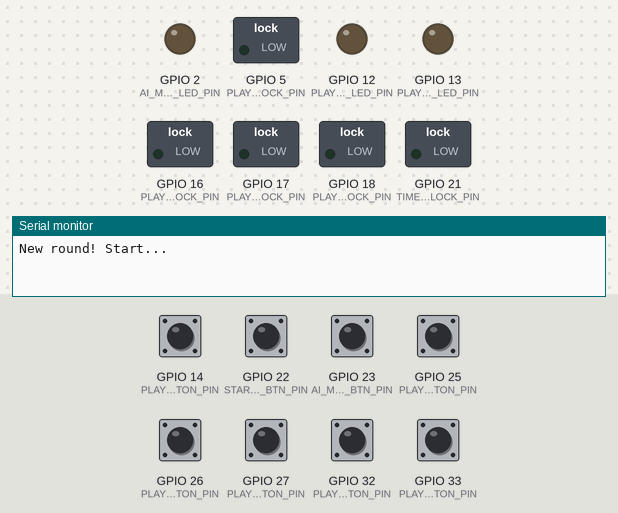
A sketch run on a simulated ESP32. On the bench: switched loads named in the sketch (green lamp = pin HIGH), output pins drawn as LEDs (lit = HIGH), the last lines printed to the serial monitor. The inputs (shaded band) are chosen by the test bench; at power-on: GPIO 14 (PLAYER2_PAPER_BUTTON_PIN), GPIO 22 (START_RESET_BTN_PIN), GPIO 23 (AI_MODE_BTN_PIN), GPIO 25 (PLAYER1_SCISSORS_BUTTON_PIN), GPIO 26 (PLAYER2_ROCK_BUTTON_PIN), GPIO 27 (PLAYER2_SCISSORS_BUTTON_PIN), GPIO 32 (PLAYER1_ROCK_BUTTON_PIN), GPIO 33 (PLAYER1_PAPER_BUTTON_PIN) HIGH. Random numbers use the default seed unless the sketch sets one; pins used as bus, display or sensor lines are not drawn.

Above: at 1.2 s.
1.3 s: GPIO 22 (START_RESET_BTN_PIN) pulled LOW for 0.15 s
At 2.5 s:
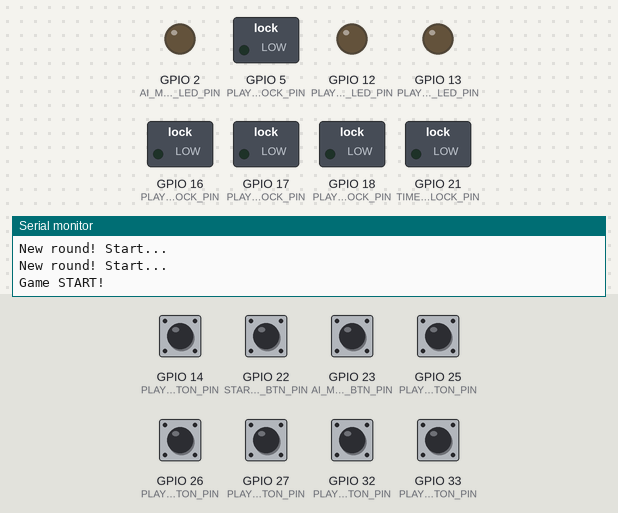
2.9 s: GPIO 23 (AI_MODE_BTN_PIN) pulled LOW for 0.15 s
At 3.3 s:
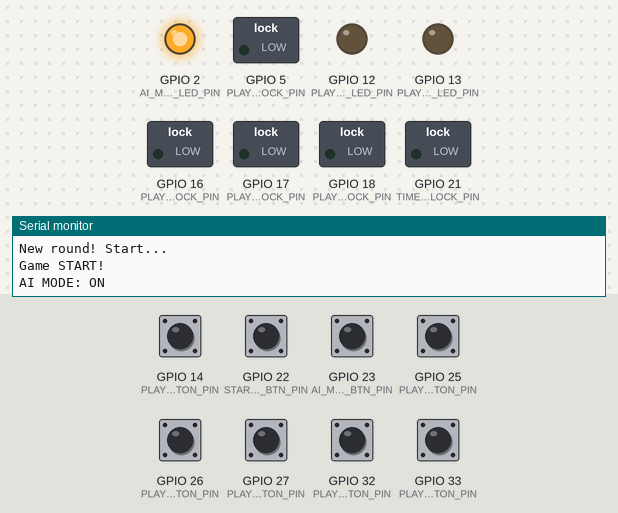
4.5 s: GPIO 22 (START_RESET_BTN_PIN) pulled LOW for 1 s
At 4.9 s:
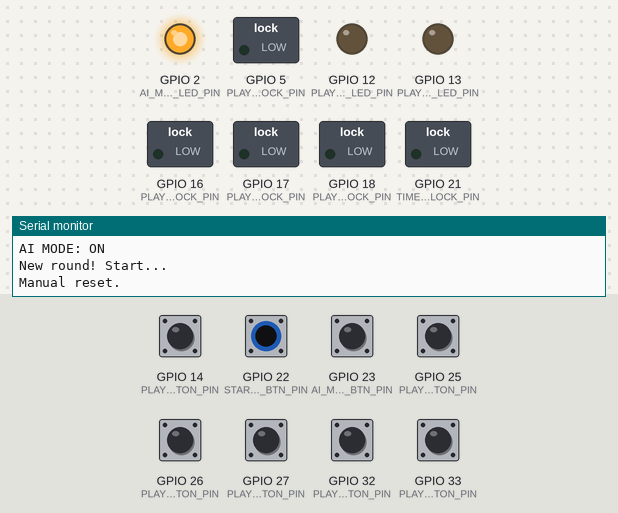
7.0 s: GPIO 23 (AI_MODE_BTN_PIN) pulled LOW for 1 s
At 7.7 s:
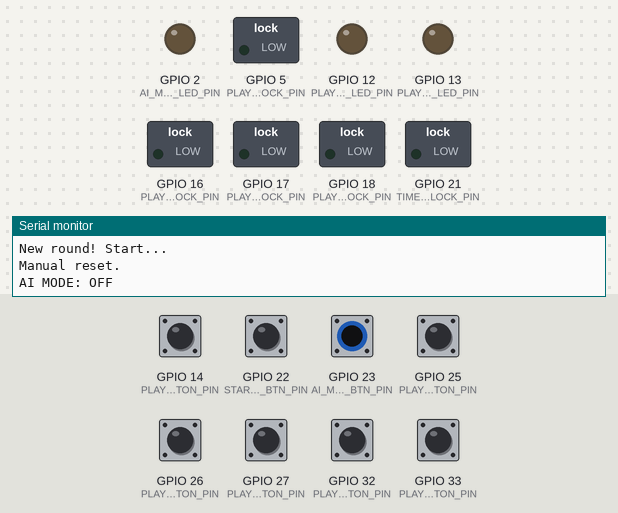
Timing chart, 0 to 10.0 s (numbered marks = the images above; inputs shaded):
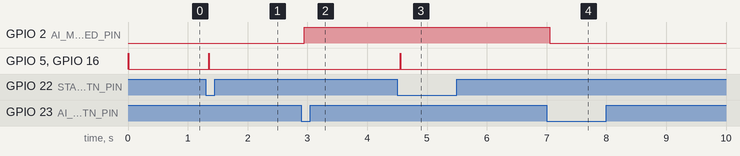

Measured:
- after the input at 1.3 s, GPIO 5 (PLAYER2_SCORE_RESET_CLOCK_PIN), GPIO 16 (PLAYER1_SCORE_RESET_CLOCK_PIN): LOW → HIGH after 0.05 s, → LOW 0.01 s later
- after the input at 2.9 s, GPIO 2 (AI_MODE_LED_PIN): LOW → HIGH after 0.05 s
- after the input at 4.5 s, GPIO 5 (PLAYER2_SCORE_RESET_CLOCK_PIN), GPIO 16 (PLAYER1_SCORE_RESET_CLOCK_PIN): LOW → HIGH after 0.05 s, → LOW 0.01 s later
- after the input at 7.0 s, GPIO 2 (AI_MODE_LED_PIN): HIGH → LOW after 0.05 s

The sketch:

RockPaperScissors_ESP32.ino
```cpp
#define TIME_CLOCK_PIN 21
#define TIME_RESET_CLOCK_PIN 19

#define PLAYER1_ROCK_BUTTON_PIN 32
#define PLAYER1_PAPER_BUTTON_PIN 33
#define PLAYER1_SCISSORS_BUTTON_PIN 25
#define PLAYER1_SCORE_CLOCK_PIN 17
#define PLAYER1_SCORE_RESET_CLOCK_PIN 16
#define PLAYER1_WIN_LED_PIN 12

#define PLAYER2_ROCK_BUTTON_PIN 26
#define PLAYER2_PAPER_BUTTON_PIN 14
#define PLAYER2_SCISSORS_BUTTON_PIN 27
#define PLAYER2_SCORE_CLOCK_PIN 18
#define PLAYER2_SCORE_RESET_CLOCK_PIN 5
#define PLAYER2_WIN_LED_PIN 13

#define START_RESET_BTN_PIN 22
#define AI_MODE_BTN_PIN 23
#define AI_MODE_LED_PIN 2

const int WINNING_SCORE = 5;

enum Move { NONE, ROCK, PAPER, SCISSORS };

Move p1Move = Move::NONE;
Move p2Move = Move::NONE;

int timeLeft = 10;
unsigned long lastTickTime = 0;

bool gameRunning = false;
bool aiMode = false;
int p1Score = 0;
int p2Score = 0;

void sendPulse(int pin) {
  digitalWrite(pin, HIGH);
  delay(10);
  digitalWrite(pin, LOW);
}

void displayTime(int count) {
  digitalWrite(TIME_RESET_CLOCK_PIN, HIGH);
  delayMicroseconds(10);
  digitalWrite(TIME_RESET_CLOCK_PIN, LOW);
  delayMicroseconds(10);

  for (int i = 0; i < count; i++) {
    digitalWrite(TIME_CLOCK_PIN, HIGH);
    delayMicroseconds(10);
    digitalWrite(TIME_CLOCK_PIN, LOW);
    delayMicroseconds(10);
  }
}

void resetRound() {
  p1Move = Move::NONE;
  p2Move = Move::NONE;
  timeLeft = 10;
  displayTime(0);
  lastTickTime = millis();
  Serial.println("New round! Start...");
}

void resetGame() {
  digitalWrite(PLAYER1_SCORE_RESET_CLOCK_PIN, HIGH);
  digitalWrite(PLAYER2_SCORE_RESET_CLOCK_PIN, HIGH);
  delay(10);
  digitalWrite(PLAYER1_SCORE_RESET_CLOCK_PIN, LOW);
  digitalWrite(PLAYER2_SCORE_RESET_CLOCK_PIN, LOW);

  p1Score = 0;
  p2Score = 0;

  resetRound();
}

void celebrateRoundWinner(int ledPin) {
  for(int i = 0; i < 10; i++) {
    digitalWrite(ledPin, HIGH);
    delay(100);
    digitalWrite(ledPin, LOW);
    delay(100);
  }
}

void celebrateMatchWinner(int ledPin) {
  Serial.println("MATCH OVER!");
  for(int i = 0; i < 25; i++) {
    digitalWrite(ledPin, HIGH);
    delay(100);
    digitalWrite(ledPin, LOW);
    delay(100);
  }
}

void checkButtons() {
  if (digitalRead(PLAYER1_ROCK_BUTTON_PIN) == LOW) p1Move = Move::ROCK;
  if (digitalRead(PLAYER1_PAPER_BUTTON_PIN) == LOW) p1Move = Move::PAPER;
  if (digitalRead(PLAYER1_SCISSORS_BUTTON_PIN) == LOW) p1Move = Move::SCISSORS;

  if (!aiMode) {
    if (digitalRead(PLAYER2_ROCK_BUTTON_PIN) == LOW) p2Move = Move::ROCK;
    if (digitalRead(PLAYER2_PAPER_BUTTON_PIN) == LOW) p2Move = Move::PAPER;
    if (digitalRead(PLAYER2_SCISSORS_BUTTON_PIN) == LOW) p2Move = Move::SCISSORS;
  }
}

void determineWinner() {
  if (aiMode) {
    p2Move = static_cast<Move>(random(1, 4));
    Serial.print("Computer: ");
    Serial.println(p2Move);
  }

  if (p1Move == Move::NONE && p2Move == Move::NONE) return;

  if (p1Move == p2Move) {
    Serial.println("Draw!");
    digitalWrite(PLAYER1_WIN_LED_PIN, HIGH);
    digitalWrite(PLAYER2_WIN_LED_PIN, HIGH);
    delay(500);
    digitalWrite(PLAYER1_WIN_LED_PIN, LOW);
    digitalWrite(PLAYER2_WIN_LED_PIN, LOW);
  }
  else if ((p1Move == Move::ROCK && p2Move == Move::SCISSORS) ||
           (p1Move == Move::PAPER && p2Move == Move::ROCK) ||
           (p1Move == Move::SCISSORS && p2Move == Move::PAPER)) {

    p1Score++;
    Serial.print("P1 Point! Score: ");
    Serial.print(p1Score);
    Serial.print(":");
    Serial.println(p2Score);
    sendPulse(PLAYER1_SCORE_CLOCK_PIN);

    if (p1Score >= WINNING_SCORE) {
        celebrateMatchWinner(PLAYER1_WIN_LED_PIN);
        gameRunning = false;
        resetGame();
        Serial.println("Game ended. Press START.");
    } else {
        celebrateRoundWinner(PLAYER1_WIN_LED_PIN);
    }

  }
  else {
    p2Score++;
    Serial.print("P2 Point! Score: ");
    Serial.print(p1Score);
    Serial.print(":");
    Serial.println(p2Score);
    sendPulse(PLAYER2_SCORE_CLOCK_PIN);

    if (p2Score >= WINNING_SCORE) {
        celebrateMatchWinner(PLAYER2_WIN_LED_PIN);
        gameRunning = false;
        resetGame();
        Serial.println("Game ended. Press START.");
    } else {
        celebrateRoundWinner(PLAYER2_WIN_LED_PIN);
    }
  }
}

void handleSystemButtons() {
  if (digitalRead(START_RESET_BTN_PIN) == LOW) {
    delay(50);
    if (digitalRead(START_RESET_BTN_PIN) == LOW) {
      if (gameRunning) {
        gameRunning = false;
        resetGame();
        displayTime(0);
        Serial.println("Manual reset.");
      } else {
        gameRunning = true;
        resetGame();
        Serial.println("Game START!");
      }
      while(digitalRead(START_RESET_BTN_PIN) == LOW);
    }
  }

  if (digitalRead(AI_MODE_BTN_PIN) == LOW) {
    delay(50);
    if (digitalRead(AI_MODE_BTN_PIN) == LOW) {
      aiMode = !aiMode;
      digitalWrite(AI_MODE_LED_PIN, aiMode ? HIGH : LOW);
      Serial.print("AI MODE: ");
      Serial.println(aiMode ? "ON" : "OFF");
      while(digitalRead(AI_MODE_BTN_PIN) == LOW);
    }
  }
}

void setup() {
  Serial.begin(9600);
  randomSeed(analogRead(0));

  pinMode(TIME_CLOCK_PIN, OUTPUT);
  pinMode(TIME_RESET_CLOCK_PIN, OUTPUT);

  pinMode(PLAYER1_ROCK_BUTTON_PIN, INPUT_PULLUP);
  pinMode(PLAYER1_PAPER_BUTTON_PIN, INPUT_PULLUP);
  pinMode(PLAYER1_SCISSORS_BUTTON_PIN, INPUT_PULLUP);

  pinMode(PLAYER2_ROCK_BUTTON_PIN, INPUT_PULLUP);
  pinMode(PLAYER2_PAPER_BUTTON_PIN, INPUT_PULLUP);
  pinMode(PLAYER2_SCISSORS_BUTTON_PIN, INPUT_PULLUP);

  pinMode(PLAYER1_SCORE_CLOCK_PIN, OUTPUT);
  pinMode(PLAYER1_SCORE_RESET_CLOCK_PIN, OUTPUT);
  pinMode(PLAYER1_WIN_LED_PIN, OUTPUT);

  pinMode(PLAYER2_SCORE_CLOCK_PIN, OUTPUT);
  pinMode(PLAYER2_SCORE_RESET_CLOCK_PIN, OUTPUT);
  pinMode(PLAYER2_WIN_LED_PIN, OUTPUT);

  pinMode(START_RESET_BTN_PIN, INPUT_PULLUP);
  pinMode(AI_MODE_BTN_PIN, INPUT_PULLUP);
  pinMode(AI_MODE_LED_PIN, OUTPUT);

  digitalWrite(AI_MODE_LED_PIN, LOW);
  resetGame();
}

void loop() {
  handleSystemButtons();

  if (gameRunning) {
    unsigned long currentTime = millis();

    if (timeLeft >= 0) {
      checkButtons();

      if (currentTime - lastTickTime >= 1000) {
        displayTime(timeLeft);

        if (timeLeft == 0) {
          determineWinner();

          if (gameRunning) {
             resetRound();
          }
        } else {
          timeLeft--;
        }
        lastTickTime = currentTime;
      }
    }
  }
}
```
